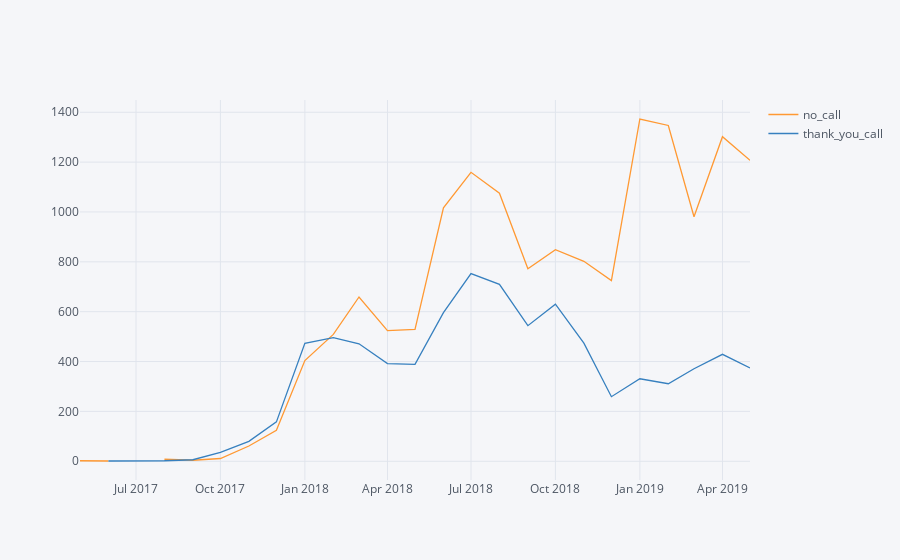

This figure's notebook cell:
### Markdown cell above
Looking at this data, we can see that there is no significant change for customers whose first order was in June 2019. Thus, we can remove this set of data. However, for data before August 2017, we see a significant spike in July 2017 data. We cannot remove this data without being certain that it won't skew the results of our analysis.

### Code cell
df = df[df['MONTH']<'2019-06-01']
monthlyThankYouStatus = df.pivot_table(values='USER_ID',index='MONTH',columns='THANK_YOU_STATUS',aggfunc='count')
monthlyThankYouStatus.iplot()

# That looks better

### Figure 1 — Plotly figure (JSON) as saved in the notebook; plotly's stock layout.template omitted (floating-point values rounded to 4 significant figures)
{"data": [{"line": {"color": "rgba(255, 153, 51, 1.0)", "dash": "solid", "shape": "linear", "width": 1.3}, "mode": "lines", "name": "no_call", "text": "", "type": "scatter", "uid": "c803a74c-d15f-4ed2-9ad4-f28893528246", "x": ["2017-05-01", "2017-06-01", "2017-07-01", "2017-08-01", "2017-09-01", "2017-10-01", "2017-11-01", "2017-12-01", "2018-01-01", "2018-02-01", "2018-03-01", "2018-04-01", "2018-05-01", "2018-06-01", "2018-07-01", "2018-08-01", "2018-09-01", "2018-10-01", "2018-11-01", "2018-12-01", "2019-01-01", "2019-02-01", "2019-03-01", "2019-04-01", "2019-05-01"], "y": [2, 1, "", 8, 4, 11, 61, 124, 404, 509, 659, 524, 529, 1017, 1159, 1075, 772, 849, 802, 725, 1373, 1347, 981, 1302, 1207]}, {"line": {"color": "rgba(55, 128, 191, 1.0)", "dash": "solid", "shape": "linear", "width": 1.3}, "mode": "lines", "name": "thank_you_call", "text": "", "type": "scatter", "uid": "324f3cc4-8e0b-44d6-b9b7-1c088f77e10d", "x": ["2017-05-01", "2017-06-01", "2017-07-01", "2017-08-01", "2017-09-01", "2017-10-01", "2017-11-01", "2017-12-01", "2018-01-01", "2018-02-01", "2018-03-01", "2018-04-01", "2018-05-01", "2018-06-01", "2018-07-01", "2018-08-01", "2018-09-01", "2018-10-01", "2018-11-01", "2018-12-01", "2019-01-01", "2019-02-01", "2019-03-01", "2019-04-01", "2019-05-01"], "y": ["", 1, 1, 2, 6, 36, 80, 158, 473, 496, 471, 392, 389, 596, 753, 710, 544, 630, 474, 259, 331, 311, 371, 429, 374]}], "layout": {"legend": {"bgcolor": "#F5F6F9", "font": {"color": "#4D5663"}}, "paper_bgcolor": "#F5F6F9", "plot_bgcolor": "#F5F6F9", "title": {"font": {"color": "#4D5663"}}, "xaxis": {"gridcolor": "#E1E5ED", "showgrid": true, "tickfont": {"color": "#4D5663"}, "title": {"font": {"color": "#4D5663"}, "text": ""}, "zerolinecolor": "#E1E5ED"}, "yaxis": {"gridcolor": "#E1E5ED", "showgrid": true, "tickfont": {"color": "#4D5663"}, "title": {"font": {"color": "#4D5663"}, "text": ""}, "zerolinecolor": "#E1E5ED"}}}
